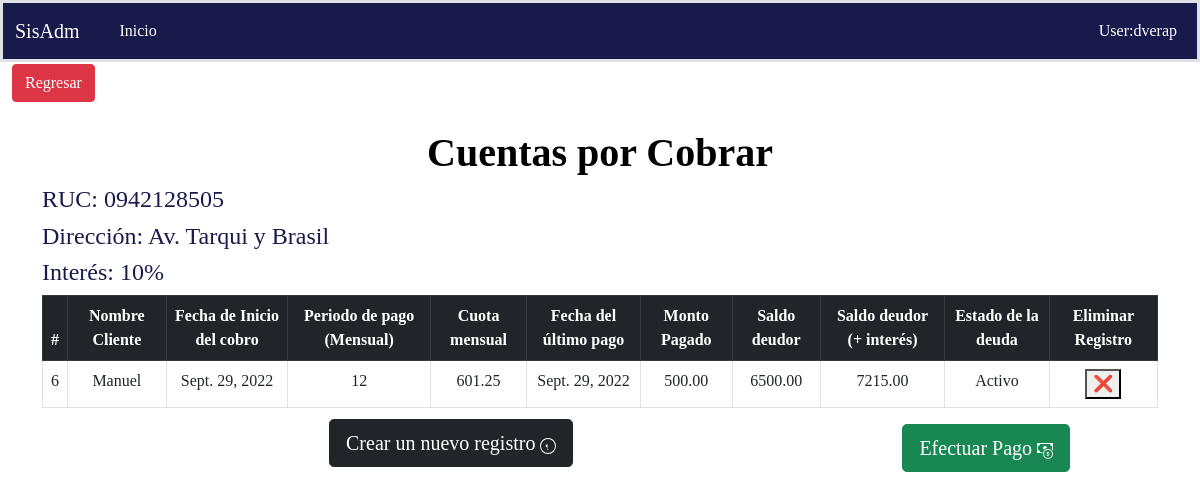
Screenshot of /cuenta_cobrar/cobro/ with the database file from the repository.
### Aplicacion/cuenta_cobrar/models.py (models this page shows, shortened)
class Cabecera(models.Model):
    nombre = models.ForeignKey(Cliente, on_delete=models.CASCADE, null=True, blank=True, verbose_name='Cliente')
    deuda = models.DecimalField(default=0.00, max_digits=9, decimal_places=2, verbose_name='Monto a diferir')
    fecha_cobro = models.DateField('Fecha inicio cobro', blank=False, null=False,default=timezone.now)
    meses_a_diferir = models.IntegerField(blank=False, null=False)
    saldo_interes = models.DecimalField(default=0.00, max_digits=9, decimal_places=2, verbose_name='Deuda')
    cuota_mensual = models.DecimalField(max_digits=7,decimal_places=2,verbose_name='Cuota Mensual',default=0.00)
    class Meta:
        verbose_name = "Cabecera"
        verbose_name_plural = "Cabeceras"
        ordering = ('nombre',)

class Cliente(models.Model):
    nombre = models.CharField(max_length=200, unique=True)
    direccion = models.CharField(max_length=200, blank=True, null=True, verbose_name='Dirección')
    telefonos = models.CharField(max_length=50, blank=True, null=True)
    email = models.CharField(max_length=100,unique=True)
    def __str__(self):
        return "{}".format(self.nombre)

class PagoDeuda(models.Model):
    cabecera = models.ForeignKey(Cabecera, on_delete=models.CASCADE, null=True, blank=True, verbose_name='Cliente')
    abono = models.DecimalField(default=0.00, max_digits=9, decimal_places=2, verbose_name='Pago')
    fecha_ab = models.DateField('Fecha de pago',default=timezone.now,null = False,blank = False)
    class Meta:
        pass

### Aplicacion/cuenta_cobrar/views/cuenta/views.py (the view)
# urls.py: path('cobro/', DetalleListView.as_view(), name="cobro"),
class DetalleListView(ListView):
    template_name = "main_cobro.html"
    context_object_name = 'cobro'
    model = Cabecera
    def get_context_data(self, **kwargs):
        context = super().get_context_data(**kwargs)
        context['url_anterior'] = '/cuenta_cobrar/tarjetas'
        context['listar_url'] = '/menu'
        context['titulo'] = 'Cuentas por Cobrar'
        context['registro'] = PagoDeuda.objects.filter()
        return context

### Aplicacion/cuenta_cobrar/templates/main_cobro.html (shortened to what this page needs)
{% extends 'base.html' %}
{% load static %}
{% block headcss %}
    <link rel="stylesheet" href="{% static "css/diseño.css" %}">
{% endblock %}
{% block regresar %}
     <a class="btn btn btn-danger" href="{{url_anterior}}">
            Regresar
      </a>
{% endblock %}
{% block main %}
    <div class="container-lg tablaCabecera">
        <h1 class="nom_empr"> <b>{{ titulo }}</b></h1>
         <h4> RUC: 0942128505 </h4>
         <h4> Dirección: Av. Tarqui y Brasil </h4>
         <h4> Interés: 10% </h4>
    </div>
    <div class="container-lg table-responsive ">
        <table class="table table-hover table-bordered " >
            <thead class="table-dark" >
            <tr>
               <th scope="col">#</th>
               <th scope="col" >Nombre Cliente</th>
               <th scope="col">Fecha de Inicio del cobro</th>
               <th scope="col"> Periodo de pago (Mensual)</th>
               <th scope="col">Cuota mensual</th>
               <th scope="col"> Fecha del último pago</th>
               <th scope="col"> Monto Pagado </th>
               <th scope="col">Saldo deudor</th>
                 <th scope="col">Saldo deudor (+ interés)</th>
               <th scope="col"> Estado de la deuda </th>
                 <th scope="col"> Eliminar Registro </th>
             </tr>
           </thead>
           <tbody>
           {% block rows %}
               <tbody>
               {% for object in cobro %}
                   <tr>
                       <td>{{ object.id }}</td>
                       <td>{{ object.nombre }}</td>
                       <td>{{ object.fecha_cobro}}</td>
                       <td>{{ object.meses_a_diferir }}</td>
                       <td>{{ object.cuota_mensual }}</td>
                       <td> {% for regis in registro %}
                               {% if object.id ==  regis.cabecera_id %}
                                    {{ regis.fecha_ab }}
                               {% endif %}
                           {% endfor %}</td>
                       <td>{% for regis in registro %}
                                {% if object.id ==  regis.cabecera_id%}
                                    {{ regis.abono }}
                                {% endif %}
                           {% endfor %}</td>
                       <td>{{ object.deuda }}</td>
                       <td>{{ object.saldo_interes }}</td>
                       <td>{% if object.deuda != 0 %}
                                  Activo
                           {% elif object.deuda == 0 %}
                                  Inactivo
                           {% endif %}</td>
                       <td>
                           <button onclick="abrir_modal_eliminar('{% url 'cuenta_cobrar:eliminar' object.id %}')">
                                   ❌
                           </button>
                       </td>
                    </tr>
               {% endfor %}
                </tbody>
             {% endblock %}
         </table>
     </div>
    <div class=" container-lg row row-cols-2 row-cols-lg-5 g-2 g-lg-3 ">
         <div class="col cent" >
             <button class="btn btn-dark btn-lg" onclick="abrir_modal('{% url 'cuenta_cobrar:crearcuenta' %}')">
                     Crear un nuevo registro
             </button>
         </div>
            <div>
                <button class="btn btn-success btn-lg" onclick="abrir_modal_pago('{% url 'cuenta_cobrar:crear' %}')">
                        Efectuar Pago
                </button>
            </div>
         </div>
{% endblock %}

### static/css/estilo.css (style rules this page uses)
body { background-color:black; background-image: radial-gradient(#6e6c6c, rgba(245, 248, 245, 0.2) 2px, transparent 40px), radial-gradient(white, rgba(255,255,255,.15) 1px, transparent 30px), radial-gradient(white, rgba(255,255,255,.1) 2px, transparent 40px), radial-gradient(rgba(255,255,255,.4), rgba(255,255,255,.1) 2px, transparent 30px); background-size: 550px 550px, 350px 350px, 250px 250px, 150px 150px; background-position: 0 0, 40px 60px, 130px 270px, 70px 100px; color: #171a4a; }

### static/css/diseño.css (style rules this page uses)
body { font-family: "Droid Sans Mono Slashed"; }
th, td { text-align: center; }
.cent { margin-right: auto; margin-left: auto; }
.cent { width: fit-content; margin: 1% auto; }
h1 { text-align: center; color: black; }

### rows the page displays
Cabecera: id "6", nombre "Manuel", fecha_cobro "Sept. 29, 2022", meses_a_diferir "12", cuota_mensual "601.25", deuda "6500.00", saldo_interes "7215.00", shows "Activo"
PagoDeuda: fecha_ab "Sept. 29, 2022", abono "500.00"

### other values shown
{{ titulo }} "Cuentas por Cobrar"
